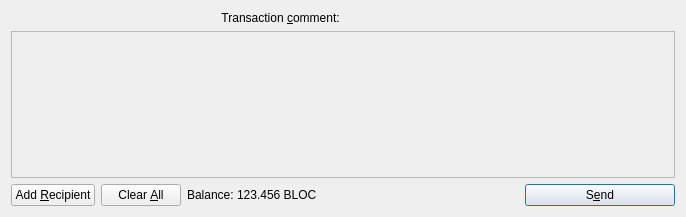
<?xml version="1.0" encoding="UTF-8"?>
<ui version="4.0">
 <class>SendCoinsDialog</class>
 <widget class="QDialog" name="SendCoinsDialog">
  <property name="geometry">
   <rect>
    <x>0</x>
    <y>0</y>
    <width>686</width>
    <height>217</height>
   </rect>
  </property>
  <property name="windowTitle">
   <string>Send Coins</string>
  </property>
  <layout class="QVBoxLayout" name="verticalLayout">
   <item>
    <layout class="QHBoxLayout" name="horizontalLayoutTxComment">
     <property name="spacing">
      <number>0</number>
     </property>
     <item>
      <widget class="QLabel" name="labelTxComment">
       <property name="text">
        <string>Transaction &amp;comment: </string>
       </property>
       <property name="alignment">
        <set>Qt::AlignLeading|Qt::AlignLeft|Qt::AlignRight|Qt::AlignTrailing|Qt::AlignVCenter</set>
       </property>
       <property name="buddy">
        <cstring>editTxComment</cstring>
       </property>
      </widget>
     </item>
     <item>
      <widget class="QValidatedLineEdit" name="editTxComment" native="true">
       <property name="enabled">
        <bool>true</bool>
       </property>
       <property name="toolTip">
        <string>Enter a transaction comment  (MAX 256 Characters) (Note: this information is public)</string>
       </property>
      </widget>
     </item>
    </layout>
   </item>
   <item>
    <widget class="QScrollArea" name="scrollArea">
     <property name="widgetResizable">
      <bool>true</bool>
     </property>
     <widget class="QWidget" name="scrollAreaWidgetContents">
      <property name="geometry">
       <rect>
        <x>0</x>
        <y>0</y>
        <width>666</width>
        <height>145</height>
       </rect>
      </property>
      <layout class="QVBoxLayout" name="verticalLayout_2">
       <property name="leftMargin">
        <number>0</number>
       </property>
       <property name="topMargin">
        <number>0</number>
       </property>
       <property name="rightMargin">
        <number>0</number>
       </property>
       <property name="bottomMargin">
        <number>0</number>
       </property>
       <item>
        <layout class="QVBoxLayout" name="entries">
         <property name="spacing">
          <number>6</number>
         </property>
        </layout>
       </item>
       <item>
        <spacer name="verticalSpacer">
         <property name="orientation">
          <enum>Qt::Vertical</enum>
         </property>
         <property name="sizeHint" stdset="0">
          <size>
           <width>20</width>
           <height>40</height>
          </size>
         </property>
        </spacer>
       </item>
      </layout>
     </widget>
    </widget>
   </item>
   <item>
    <layout class="QHBoxLayout" name="horizontalLayout">
     <item>
      <widget class="QPushButton" name="addButton">
       <property name="toolTip">
        <string>Send to multiple recipients at once</string>
       </property>
       <property name="text">
        <string>Add &amp;Recipient</string>
       </property>
       <property name="icon">
        <iconset resource="../BitBlock.qrc">
         <normaloff>:/icons/add</normaloff>:/icons/add</iconset>
       </property>
       <property name="autoDefault">
        <bool>false</bool>
       </property>
      </widget>
     </item>
     <item>
      <widget class="QPushButton" name="clearButton">
       <property name="sizePolicy">
        <sizepolicy hsizetype="Minimum" vsizetype="Fixed">
         <horstretch>0</horstretch>
         <verstretch>0</verstretch>
        </sizepolicy>
       </property>
       <property name="toolTip">
        <string>Remove all transaction fields</string>
       </property>
       <property name="text">
        <string>Clear &amp;All</string>
       </property>
       <property name="icon">
        <iconset resource="../BitBlock.qrc">
         <normaloff>:/icons/remove</normaloff>:/icons/remove</iconset>
       </property>
       <property name="autoRepeatDelay">
        <number>300</number>
       </property>
       <property name="autoDefault">
        <bool>false</bool>
       </property>
      </widget>
     </item>
     <item>
      <layout class="QHBoxLayout" name="horizontalLayout_2">
       <property name="spacing">
        <number>3</number>
       </property>
       <item>
        <widget class="QLabel" name="label">
         <property name="text">
          <string>Balance:</string>
         </property>
        </widget>
       </item>
       <item>
        <widget class="QLabel" name="labelBalance">
         <property name="cursor">
          <cursorShape>IBeamCursor</cursorShape>
         </property>
         <property name="text">
          <string>123.456 BLOC</string>
         </property>
         <property name="textInteractionFlags">
          <set>Qt::LinksAccessibleByMouse|Qt::TextSelectableByKeyboard|Qt::TextSelectableByMouse</set>
         </property>
        </widget>
       </item>
      </layout>
     </item>
     <item>
      <spacer name="horizontalSpacer">
       <property name="orientation">
        <enum>Qt::Horizontal</enum>
       </property>
       <property name="sizeHint" stdset="0">
        <size>
         <width>40</width>
         <height>20</height>
        </size>
       </property>
      </spacer>
     </item>
     <item>
      <widget class="QPushButton" name="sendButton">
       <property name="minimumSize">
        <size>
         <width>150</width>
         <height>0</height>
        </size>
       </property>
       <property name="toolTip">
        <string>Confirm the send action</string>
       </property>
       <property name="text">
        <string>S&amp;end</string>
       </property>
       <property name="icon">
        <iconset resource="../BitBlock.qrc">
         <normaloff>:/icons/send</normaloff>:/icons/send</iconset>
       </property>
       <property name="default">
        <bool>true</bool>
       </property>
      </widget>
     </item>
    </layout>
   </item>
  </layout>
 </widget>
 <customwidgets>
  <customwidget>
   <class>QValidatedLineEdit</class>
   <extends>QWidget</extends>
   <header>qvalidatedlineedit.h</header>
  </customwidget>
 </customwidgets>
 <resources>
  <include location="../BitBlock.qrc"/>
 </resources>
 <connections/>
</ui>
